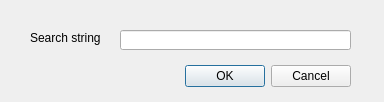
<?xml version="1.0" encoding="UTF-8"?>
<ui version="4.0">
 <class>FindDialog</class>
 <widget class="QDialog" name="FindDialog">
  <property name="geometry">
   <rect>
    <x>0</x>
    <y>0</y>
    <width>384</width>
    <height>102</height>
   </rect>
  </property>
  <property name="windowTitle">
   <string>Find</string>
  </property>
  <widget class="QDialogButtonBox" name="buttonBox">
   <property name="geometry">
    <rect>
     <x>10</x>
     <y>60</y>
     <width>341</width>
     <height>32</height>
    </rect>
   </property>
   <property name="orientation">
    <enum>Qt::Horizontal</enum>
   </property>
   <property name="standardButtons">
    <set>QDialogButtonBox::Cancel|QDialogButtonBox::Ok</set>
   </property>
  </widget>
  <widget class="QLineEdit" name="findEdit">
   <property name="geometry">
    <rect>
     <x>120</x>
     <y>30</y>
     <width>231</width>
     <height>20</height>
    </rect>
   </property>
  </widget>
  <widget class="QLabel" name="label">
   <property name="geometry">
    <rect>
     <x>30</x>
     <y>30</y>
     <width>81</width>
     <height>16</height>
    </rect>
   </property>
   <property name="text">
    <string>Search string</string>
   </property>
  </widget>
 </widget>
 <resources/>
 <connections>
  <connection>
   <sender>buttonBox</sender>
   <signal>accepted()</signal>
   <receiver>FindDialog</receiver>
   <slot>accept()</slot>
   <hints>
    <hint type="sourcelabel">
     <x>248</x>
     <y>254</y>
    </hint>
    <hint type="destinationlabel">
     <x>157</x>
     <y>274</y>
    </hint>
   </hints>
  </connection>
  <connection>
   <sender>buttonBox</sender>
   <signal>rejected()</signal>
   <receiver>FindDialog</receiver>
   <slot>reject()</slot>
   <hints>
    <hint type="sourcelabel">
     <x>316</x>
     <y>260</y>
    </hint>
    <hint type="destinationlabel">
     <x>286</x>
     <y>274</y>
    </hint>
   </hints>
  </connection>
 </connections>
</ui>
